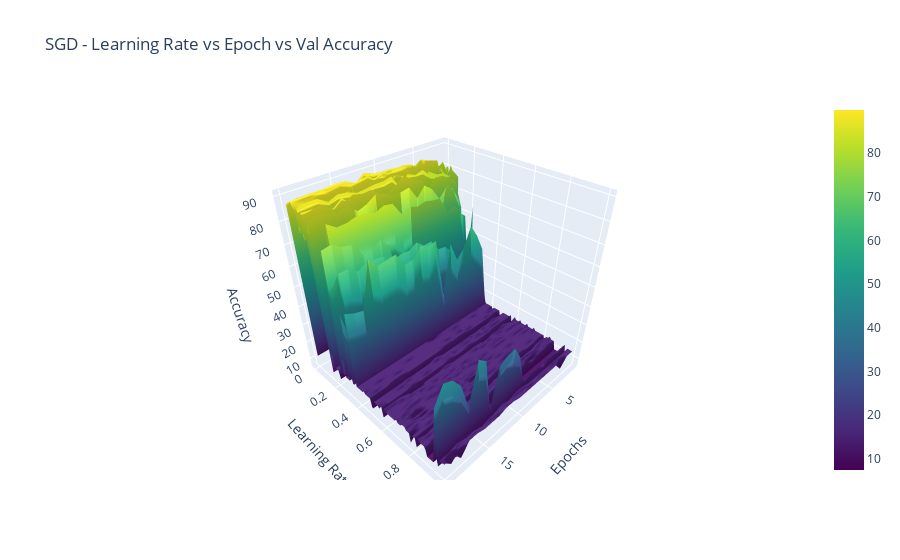

This figure's notebook cell:
### Code cell
optimizer = "SGD"
metric = "Epoch"

# Create 3D surface plot
trace = go.Surface(x=np.arange(1, num_epochs + 1), y=learning_rates, z=val_accuracy_data, colorscale='Viridis')
layout = go.Layout(
    scene=dict(
        xaxis=dict(title='Epochs'),
        yaxis=dict(title='Learning Rate'),
        zaxis=dict(title='Accuracy'),
    ),
    title=f'{optimizer.upper()} - Learning Rate vs {metric.capitalize()} vs Val Accuracy'
)
fig = go.Figure(data=[trace], layout=layout)
fig.show()

### Figure 1 — Plotly figure (JSON) as saved in the notebook; plotly's stock layout.template omitted (floating-point values rounded to 4 significant figures; data arrays with more than 128 entries replaced by an {"elided": "..."} marker saying what was removed)
{"data": [{"colorscale": [[0, "#440154"], [0.1111, "#482878"], [0.2222, "#3e4989"], [0.3333, "#31688e"], [0.4444, "#26828e"], [0.5556, "#1f9e89"], [0.6667, "#35b779"], [0.7778, "#6ece58"], [0.8889, "#b5de2b"], [1, "#fde725"]], "type": "surface", "x": [1, 2, 3, 4, 5, 6, 7, 8, 9, 10, 11, 12, 13, 14, 15, 16, 17, 18, 19, 20], "y": [0, 0.01, 0.02, 0.03, 0.04, 0.05, 0.06, 0.07, 0.08, 0.09, 0.1, 0.11, 0.12, 0.13, 0.14, 0.15, 0.16, 0.17, 0.18, 0.19, 0.2, 0.21, 0.22, 0.23, 0.24, 0.25, 0.26, 0.27, 0.28, 0.29, 0.3, 0.31, 0.32, 0.33, 0.34, 0.35, 0.36, 0.37, 0.38, 0.39, 0.4, 0.41, 0.42, 0.43, 0.44, 0.45, 0.46, 0.47, 0.48, 0.49, 0.5, 0.51, 0.52, 0.53, 0.54, 0.55, 0.56, 0.57, 0.58, 0.59, 0.6, 0.61, 0.62, 0.63, 0.64, 0.65, 0.66, 0.67, 0.68, 0.69, 0.7, 0.71, 0.72, 0.73, 0.74, 0.75, 0.76, 0.77, 0.78, 0.79, 0.8, 0.81, 0.82, 0.83, 0.84, 0.85, 0.86, 0.87, 0.88, 0.89, 0.9, 0.91, 0.92, 0.93, 0.94, 0.95, 0.96, 0.97, 0.98, 0.99, 1], "z": {"elided": "101x20 float values"}}], "layout": {"scene": {"xaxis": {"title": {"text": "Epochs"}}, "yaxis": {"title": {"text": "Learning Rate"}}, "zaxis": {"title": {"text": "Accuracy"}}}, "title": {"text": "SGD - Learning Rate vs Epoch vs Val Accuracy"}}}
